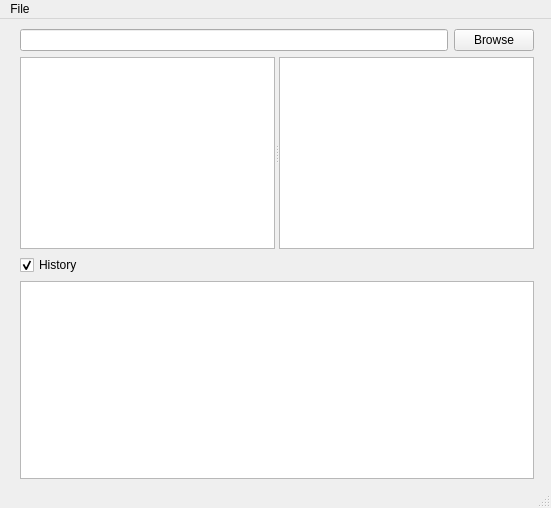
<?xml version="1.0" encoding="UTF-8"?>
<ui version="4.0">
 <class>MainWindow</class>
 <widget class="QMainWindow" name="MainWindow">
  <property name="geometry">
   <rect>
    <x>0</x>
    <y>0</y>
    <width>551</width>
    <height>508</height>
   </rect>
  </property>
  <property name="windowTitle">
   <string>MainWindow</string>
  </property>
  <widget class="QWidget" name="centralwidget">
   <widget class="QWidget" name="">
    <property name="geometry">
     <rect>
      <x>20</x>
      <y>10</y>
      <width>514</width>
      <height>450</height>
     </rect>
    </property>
    <layout class="QVBoxLayout" name="verticalLayout">
     <item>
      <layout class="QHBoxLayout" name="horizontalLayout">
       <item>
        <widget class="QLineEdit" name="lePath"/>
       </item>
       <item>
        <widget class="QPushButton" name="pushButton">
         <property name="text">
          <string>Browse</string>
         </property>
        </widget>
       </item>
      </layout>
     </item>
     <item>
      <widget class="QSplitter" name="splitter">
       <property name="orientation">
        <enum>Qt::Horizontal</enum>
       </property>
       <widget class="QTreeView" name="treeView"/>
       <widget class="QListView" name="listView"/>
      </widget>
     </item>
     <item>
      <widget class="QCheckBox" name="chHistory">
       <property name="text">
        <string>History</string>
       </property>
       <property name="checked">
        <bool>true</bool>
       </property>
      </widget>
     </item>
     <item>
      <widget class="QTextEdit" name="teHistory"/>
     </item>
    </layout>
   </widget>
  </widget>
  <widget class="QMenuBar" name="menubar">
   <property name="geometry">
    <rect>
     <x>0</x>
     <y>0</y>
     <width>551</width>
     <height>22</height>
    </rect>
   </property>
   <widget class="QMenu" name="menuFile">
    <property name="title">
     <string>File</string>
    </property>
    <addaction name="actionQuit"/>
   </widget>
   <addaction name="menuFile"/>
  </widget>
  <widget class="QStatusBar" name="statusbar"/>
  <action name="actionQuit">
   <property name="text">
    <string>Quit</string>
   </property>
  </action>
 </widget>
 <resources/>
 <connections>
  <connection>
   <sender>actionQuit</sender>
   <signal>triggered()</signal>
   <receiver>MainWindow</receiver>
   <slot>close()</slot>
   <hints>
    <hint type="sourcelabel">
     <x>385</x>
     <y>291</y>
    </hint>
    <hint type="destinationlabel">
     <x>385</x>
     <y>291</y>
    </hint>
   </hints>
  </connection>
  <connection>
   <sender>chHistory</sender>
   <signal>clicked(bool)</signal>
   <receiver>teHistory</receiver>
   <slot>setVisible(bool)</slot>
   <hints>
    <hint type="sourcelabel">
     <x>276</x>
     <y>272</y>
    </hint>
    <hint type="destinationlabel">
     <x>276</x>
     <y>384</y>
    </hint>
   </hints>
  </connection>
 </connections>
</ui>
